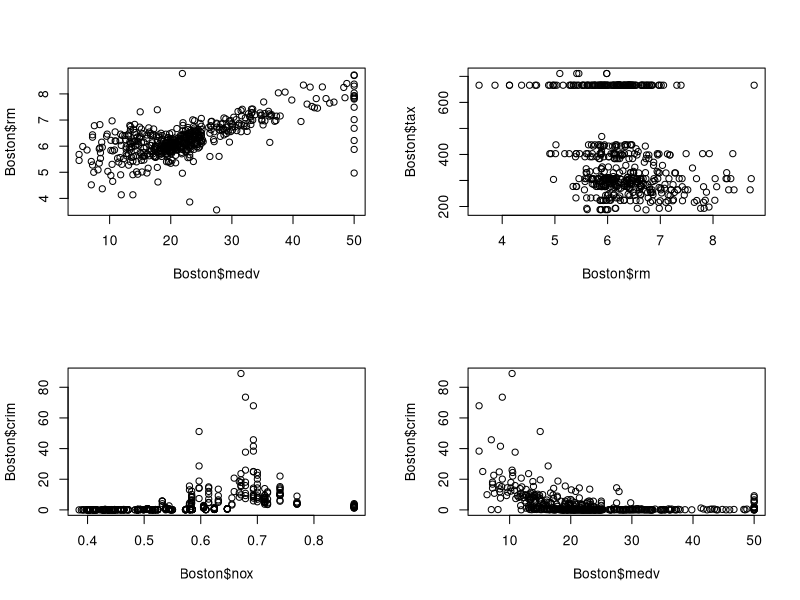
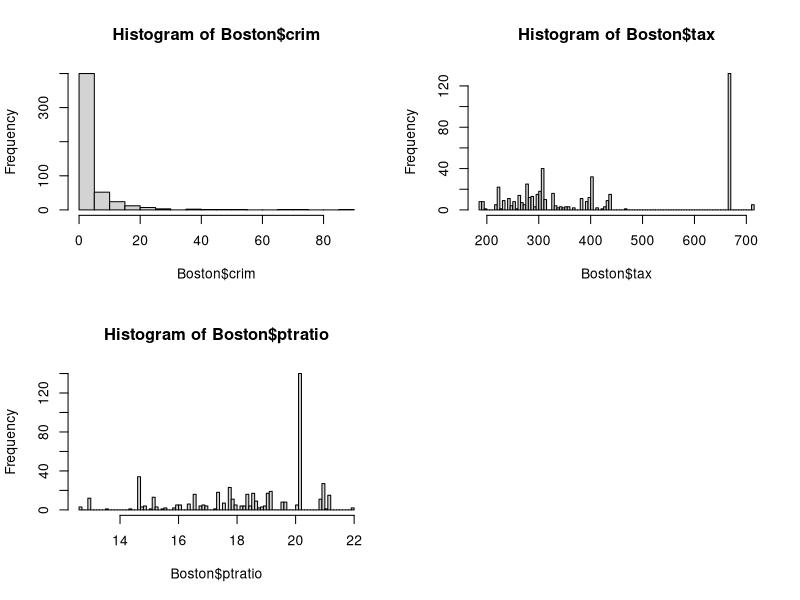

R code for these plots, in order:
## ---- chunk 1
library(MASS)
nrow(Boston)
ncol(Boston)
## ---- chunk 2
par(mfrow = c(2,2))
plot(Boston$medv , Boston$rm)
plot(Boston$rm , Boston$tax)
plot(Boston$nox , Boston$crim)
plot(Boston$medv , Boston$crim)
## ---- chunk 3
hist(Boston$crim, breaks = 25)
nrow(Boston[Boston$crim > 30, ])
## ---- chunk 4
hist(Boston$tax, breaks = 100)
nrow(Boston[Boston$tax > 600, ])
## ---- chunk 5
hist(Boston$ptratio, breaks = 100)
nrow(Boston[Boston$ptratio > 20, ])
## ---- chunk 6
nrow(Boston[Boston$chas == 1, ])
# 35 suburbs.
## ---- chunk 7
median(Boston$ptratio)
## ---- chunk 8
# Suburb of boston with lowest medv
row.names(Boston[min(Boston$medv), ])
## ---- chunk 9
# Value of other predictors for that suburb row 5
Boston[5, ]
## ---- chunk 10
# How do these values compare to the overall range of these predictors
data.frame(min = sapply(Boston, min), max=sapply(Boston,max))
## ---- chunk 11
# How many suburbs average more than 7 rooms per dwelling
nrow(Boston[Boston$rm > 7, ])
## ---- chunk 12
# How many suburbs average more than 8 rooms per dwelling
nrow(Boston[Boston$rm > 8, ])
## ---- chunk 13
Boston[row.names(Boston[Boston$rm > 8, ]), ]
